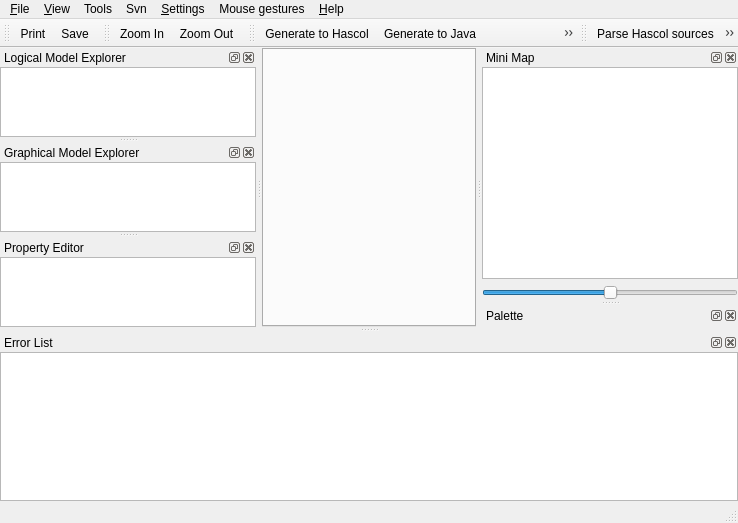
<?xml version="1.0" encoding="UTF-8"?>
<ui version="4.0">
 <class>MainWindowUi</class>
 <widget class="QMainWindow" name="MainWindowUi">
  <property name="geometry">
   <rect>
    <x>0</x>
    <y>0</y>
    <width>738</width>
    <height>523</height>
   </rect>
  </property>
  <property name="windowTitle">
   <string>QReal</string>
  </property>
  <property name="windowIcon">
   <iconset resource="../qrgui.qrc">
    <normaloff>:/icons/qreal.png</normaloff>:/icons/qreal.png</iconset>
  </property>
  <widget class="QWidget" name="centralwidget">
   <layout class="QGridLayout">
    <property name="margin">
     <number>0</number>
    </property>
    <property name="spacing">
     <number>0</number>
    </property>
    <item row="0" column="0">
     <widget class="QTabWidget" name="tabs"/>
    </item>
   </layout>
  </widget>
  <widget class="QMenuBar" name="menubar">
   <property name="geometry">
    <rect>
     <x>0</x>
     <y>0</y>
     <width>738</width>
     <height>21</height>
    </rect>
   </property>
   <widget class="QMenu" name="menu_File">
    <property name="title">
     <string>&amp;File</string>
    </property>
    <addaction name="actionOpen"/>
    <addaction name="actionSave"/>
    <addaction name="actionSave_as"/>
    <addaction name="save_metamodel"/>
    <addaction name="actionPrint"/>
    <addaction name="actionMakeSvg"/>
    <addaction name="separator"/>
    <addaction name="actionQuit"/>
   </widget>
   <widget class="QMenu" name="menu_View">
    <property name="title">
     <string>&amp;View</string>
    </property>
    <addaction name="actionZoom_In"/>
    <addaction name="actionZoom_Out"/>
    <addaction name="separator"/>
    <addaction name="actionAntialiasing"/>
    <addaction name="actionOpenGL_Renderer"/>
    <addaction name="actionShowSplash"/>
   </widget>
   <widget class="QMenu" name="menuHelp">
    <property name="title">
     <string>&amp;Help</string>
    </property>
    <addaction name="actionHelp"/>
    <addaction name="separator"/>
    <addaction name="actionAbout"/>
    <addaction name="actionAboutQt"/>
   </widget>
   <widget class="QMenu" name="menuSettings">
    <property name="title">
     <string>&amp;Settings</string>
    </property>
    <addaction name="actionPreferences"/>
    <addaction name="actionPlugins"/>
    <addaction name="actionShow_grid"/>
    <addaction name="actionShow_alignment"/>
    <addaction name="actionSwitch_on_grid"/>
    <addaction name="actionSwitch_on_alignment"/>
   </widget>
   <widget class="QMenu" name="menuMouse_gestures">
    <property name="title">
     <string>Mouse gestures</string>
    </property>
    <addaction name="actionShow"/>
   </widget>
   <widget class="QMenu" name="menuSvn">
    <property name="title">
     <string>Svn</string>
    </property>
    <addaction name="actionCommit"/>
    <addaction name="actionCheckout"/>
   </widget>
   <widget class="QMenu" name="menuTools">
    <property name="title">
     <string>Tools</string>
    </property>
    <addaction name="actionClear"/>
    <addaction name="actionExport_to_XMI"/>
    <addaction name="actionGenerate_to_Java"/>
    <addaction name="actionGenerate_to_Hascol"/>
    <addaction name="actionDebug"/>
    <addaction name="actionDebug_Single_step"/>
    <addaction name="actionShape_Edit"/>
    <addaction name="actionGenerate_Editor"/>
    <addaction name="actionParse_Editor_xml"/>
    <addaction name="separator"/>
    <addaction name="actionGenerate_Editor_qrmc"/>
   </widget>
   <addaction name="menu_File"/>
   <addaction name="menu_View"/>
   <addaction name="menuTools"/>
   <addaction name="menuSvn"/>
   <addaction name="menuSettings"/>
   <addaction name="menuMouse_gestures"/>
   <addaction name="menuHelp"/>
  </widget>
  <widget class="QStatusBar" name="statusbar"/>
  <widget class="QToolBar" name="fileToolbar">
   <property name="windowTitle">
    <string>File Toolbar</string>
   </property>
   <property name="orientation">
    <enum>Qt::Horizontal</enum>
   </property>
   <attribute name="toolBarArea">
    <enum>TopToolBarArea</enum>
   </attribute>
   <attribute name="toolBarBreak">
    <bool>false</bool>
   </attribute>
   <addaction name="actionPrint"/>
   <addaction name="actionSave"/>
  </widget>
  <widget class="QDockWidget" name="minimapDock">
   <property name="windowTitle">
    <string>Mini Map</string>
   </property>
   <attribute name="dockWidgetArea">
    <number>2</number>
   </attribute>
   <widget class="QWidget" name="minimapDockWidgetContents">
    <layout class="QVBoxLayout">
     <property name="spacing">
      <number>6</number>
     </property>
     <property name="margin">
      <number>0</number>
     </property>
     <item>
      <widget class="QGraphicsView" name="minimapView">
       <property name="dragMode">
        <enum>QGraphicsView::ScrollHandDrag</enum>
       </property>
      </widget>
     </item>
     <item>
      <widget class="QSlider" name="minimapZoomSlider">
       <property name="maximum">
        <number>50</number>
       </property>
       <property name="value">
        <number>25</number>
       </property>
       <property name="orientation">
        <enum>Qt::Horizontal</enum>
       </property>
      </widget>
     </item>
    </layout>
   </widget>
  </widget>
  <widget class="QDockWidget" name="paletteDock">
   <property name="windowTitle">
    <string>Palette</string>
   </property>
   <attribute name="dockWidgetArea">
    <number>2</number>
   </attribute>
   <widget class="QWidget" name="paletteDockWidgetContents">
    <layout class="QHBoxLayout">
     <property name="spacing">
      <number>6</number>
     </property>
     <property name="margin">
      <number>0</number>
     </property>
     <item>
      <widget class="qReal::gui::PaletteToolbox" name="paletteToolbox"/>
     </item>
    </layout>
   </widget>
  </widget>
  <widget class="QToolBar" name="viewToolbar">
   <property name="windowTitle">
    <string>View Toolbar</string>
   </property>
   <attribute name="toolBarArea">
    <enum>TopToolBarArea</enum>
   </attribute>
   <attribute name="toolBarBreak">
    <bool>false</bool>
   </attribute>
   <addaction name="actionZoom_In"/>
   <addaction name="actionZoom_Out"/>
  </widget>
  <widget class="QDockWidget" name="logicalModelDock">
   <property name="features">
    <set>QDockWidget::AllDockWidgetFeatures</set>
   </property>
   <property name="windowTitle">
    <string>Logical Model Explorer</string>
   </property>
   <attribute name="dockWidgetArea">
    <number>1</number>
   </attribute>
   <widget class="QWidget" name="logicalModelDockWidgetContents">
    <layout class="QVBoxLayout" name="verticalLayout">
     <item>
      <widget class="QTreeView" name="logicalModelExplorer">
       <property name="contextMenuPolicy">
        <enum>Qt::ActionsContextMenu</enum>
       </property>
       <property name="acceptDrops">
        <bool>true</bool>
       </property>
       <property name="dragEnabled">
        <bool>false</bool>
       </property>
       <property name="dragDropOverwriteMode">
        <bool>false</bool>
       </property>
       <property name="dragDropMode">
        <enum>QAbstractItemView::DragDrop</enum>
       </property>
       <property name="defaultDropAction">
        <enum>Qt::IgnoreAction</enum>
       </property>
      </widget>
     </item>
    </layout>
   </widget>
  </widget>
  <widget class="QToolBar" name="generatorsToolbar">
   <property name="windowTitle">
    <string>toolBar</string>
   </property>
   <attribute name="toolBarArea">
    <enum>TopToolBarArea</enum>
   </attribute>
   <attribute name="toolBarBreak">
    <bool>false</bool>
   </attribute>
   <addaction name="actionGenerate_to_Hascol"/>
   <addaction name="actionGenerate_to_Java"/>
   <addaction name="actionExport_to_XMI"/>
   <addaction name="actionShape_Edit"/>
  </widget>
  <widget class="QToolBar" name="parsersToolbar">
   <property name="windowTitle">
    <string>toolBar</string>
   </property>
   <attribute name="toolBarArea">
    <enum>TopToolBarArea</enum>
   </attribute>
   <attribute name="toolBarBreak">
    <bool>false</bool>
   </attribute>
   <addaction name="actionParse_Hascol_sources"/>
   <addaction name="actionParse_Java_Libraries"/>
  </widget>
  <widget class="QDockWidget" name="errorDock">
   <property name="sizePolicy">
    <sizepolicy hsizetype="Preferred" vsizetype="MinimumExpanding">
     <horstretch>0</horstretch>
     <verstretch>0</verstretch>
    </sizepolicy>
   </property>
   <property name="minimumSize">
    <size>
     <width>91</width>
     <height>113</height>
    </size>
   </property>
   <property name="maximumSize">
    <size>
     <width>524287</width>
     <height>524287</height>
    </size>
   </property>
   <property name="acceptDrops">
    <bool>false</bool>
   </property>
   <property name="autoFillBackground">
    <bool>false</bool>
   </property>
   <property name="windowTitle">
    <string>Error List</string>
   </property>
   <attribute name="dockWidgetArea">
    <number>8</number>
   </attribute>
   <widget class="QWidget" name="errorDockWidgetContents">
    <layout class="QHBoxLayout" name="horizontalLayout_2">
     <item>
      <widget class="ErrorListWidget" name="errorListWidget"/>
     </item>
    </layout>
   </widget>
  </widget>
  <widget class="QDockWidget" name="graphicalModelDock">
   <property name="windowTitle">
    <string>Graphical Model Explorer</string>
   </property>
   <attribute name="dockWidgetArea">
    <number>1</number>
   </attribute>
   <widget class="QWidget" name="graphicalModelDockWidgetContents">
    <layout class="QHBoxLayout" name="horizontalLayout">
     <item>
      <widget class="QTreeView" name="graphicalModelExplorer">
       <property name="contextMenuPolicy">
        <enum>Qt::ActionsContextMenu</enum>
       </property>
       <property name="acceptDrops">
        <bool>true</bool>
       </property>
      </widget>
     </item>
    </layout>
   </widget>
  </widget>
  <widget class="QDockWidget" name="propertyDock">
   <property name="windowTitle">
    <string>Property Editor</string>
   </property>
   <attribute name="dockWidgetArea">
    <number>1</number>
   </attribute>
   <widget class="QWidget" name="propertyDockWidgetContents">
    <layout class="QVBoxLayout">
     <property name="spacing">
      <number>6</number>
     </property>
     <property name="margin">
      <number>0</number>
     </property>
     <item>
      <widget class="QTableView" name="propertyEditor">
       <property name="maximumSize">
        <size>
         <width>16777214</width>
         <height>16777215</height>
        </size>
       </property>
       <property name="alternatingRowColors">
        <bool>true</bool>
       </property>
       <property name="showGrid">
        <bool>false</bool>
       </property>
      </widget>
     </item>
    </layout>
   </widget>
  </widget>
  <action name="actionQuit">
   <property name="checkable">
    <bool>false</bool>
   </property>
   <property name="text">
    <string>&amp;Quit</string>
   </property>
  </action>
  <action name="actionConnect">
   <property name="icon">
    <iconset>
     <normaloff>:/icons/database_connected.png</normaloff>:/icons/database_connected.png</iconset>
   </property>
   <property name="text">
    <string>&amp;Connect</string>
   </property>
  </action>
  <action name="actionZoom_In">
   <property name="icon">
    <iconset resource="../qrgui.qrc">
     <normaloff>:/icons/zoomin.png</normaloff>:/icons/zoomin.png</iconset>
   </property>
   <property name="text">
    <string>Zoom In</string>
   </property>
  </action>
  <action name="actionZoom_Out">
   <property name="icon">
    <iconset resource="../qrgui.qrc">
     <normaloff>:/icons/zoomout.png</normaloff>:/icons/zoomout.png</iconset>
   </property>
   <property name="text">
    <string>Zoom Out</string>
   </property>
  </action>
  <action name="actionAntialiasing">
   <property name="checkable">
    <bool>true</bool>
   </property>
   <property name="checked">
    <bool>true</bool>
   </property>
   <property name="text">
    <string>Antialiasing</string>
   </property>
  </action>
  <action name="actionOpenGL_Renderer">
   <property name="checkable">
    <bool>true</bool>
   </property>
   <property name="text">
    <string>OpenGL Renderer</string>
   </property>
  </action>
  <action name="actionPrint">
   <property name="icon">
    <iconset resource="../qrgui.qrc">
     <normaloff>:/icons/print.png</normaloff>:/icons/print.png</iconset>
   </property>
   <property name="text">
    <string>Print</string>
   </property>
  </action>
  <action name="actionMakeSvg">
   <property name="text">
    <string>Export to SVG</string>
   </property>
  </action>
  <action name="actionDisconnect">
   <property name="icon">
    <iconset>
     <normaloff>:/icons/database_disconnect.png</normaloff>:/icons/database_disconnect.png</iconset>
   </property>
   <property name="text">
    <string>&amp;Disconnect</string>
   </property>
  </action>
  <action name="actionBeginTransaction">
   <property name="enabled">
    <bool>false</bool>
   </property>
   <property name="icon">
    <iconset>
     <normaloff>:/icons/database_connect.png</normaloff>:/icons/database_connect.png</iconset>
   </property>
   <property name="text">
    <string>Begin Transaction</string>
   </property>
  </action>
  <action name="actionCommitTransaction">
   <property name="enabled">
    <bool>false</bool>
   </property>
   <property name="icon">
    <iconset>
     <normaloff>:/icons/database_commit.png</normaloff>:/icons/database_commit.png</iconset>
   </property>
   <property name="text">
    <string>Commit Transaction</string>
   </property>
  </action>
  <action name="actionRollbackTransaction">
   <property name="enabled">
    <bool>false</bool>
   </property>
   <property name="icon">
    <iconset>
     <normaloff>:/icons/database_revert.png</normaloff>:/icons/database_revert.png</iconset>
   </property>
   <property name="text">
    <string>Rollback Transaction</string>
   </property>
  </action>
  <action name="actionDeleteFromDiagram">
   <property name="text">
    <string>Delete</string>
   </property>
   <property name="shortcut">
    <string>Del</string>
   </property>
   <property name="shortcutContext">
    <enum>Qt::WidgetShortcut</enum>
   </property>
  </action>
  <action name="openNewTab">
   <property name="text">
    <string>Open in new tab</string>
   </property>
  </action>
  <action name="actionHelp">
   <property name="text">
    <string>Small Help</string>
   </property>
  </action>
  <action name="actionAbout">
   <property name="text">
    <string>About...</string>
   </property>
  </action>
  <action name="actionAboutQt">
   <property name="text">
    <string>About Qt...</string>
   </property>
  </action>
  <action name="actionPlugins">
   <property name="checkable">
    <bool>false</bool>
   </property>
   <property name="text">
    <string>Plugins...</string>
   </property>
  </action>
  <action name="actionShowSplash">
   <property name="checkable">
    <bool>true</bool>
   </property>
   <property name="checked">
    <bool>true</bool>
   </property>
   <property name="text">
    <string>Show splashscreen</string>
   </property>
  </action>
  <action name="actionClear">
   <property name="icon">
    <iconset resource="../qrgui.qrc">
     <normaloff>:/icons/clear.png</normaloff>:/icons/clear.png</iconset>
   </property>
   <property name="text">
    <string>Exterminatus</string>
   </property>
  </action>
  <action name="actionExport_to_XMI">
   <property name="text">
    <string>Export to XMI</string>
   </property>
  </action>
  <action name="actionGenerate_to_Java">
   <property name="text">
    <string>Generate to Java</string>
   </property>
  </action>
  <action name="actionSave">
   <property name="text">
    <string>Save</string>
   </property>
  </action>
  <action name="actionGenerate_editor">
   <property name="text">
    <string>Generate editor</string>
   </property>
  </action>
  <action name="actionGenerate_to_Hascol">
   <property name="text">
    <string>Generate to Hascol</string>
   </property>
  </action>
  <action name="actionSave_as">
   <property name="text">
    <string>Save as...</string>
   </property>
  </action>
  <action name="actionOpen">
   <property name="text">
    <string>Open...</string>
   </property>
  </action>
  <action name="actionParse_Hascol_sources">
   <property name="text">
    <string>Parse Hascol sources</string>
   </property>
   <property name="toolTip">
    <string>Build diagrams from existing Hascol sources</string>
   </property>
  </action>
  <action name="actionParse_Java_Libraries">
   <property name="text">
    <string>Parse Java Libraries</string>
   </property>
   <property name="toolTip">
    <string>Parse Java Libraries</string>
   </property>
  </action>
  <action name="actionShow_grid">
   <property name="checkable">
    <bool>true</bool>
   </property>
   <property name="checked">
    <bool>true</bool>
   </property>
   <property name="text">
    <string>Show grid</string>
   </property>
  </action>
  <action name="actionShape_Edit">
   <property name="text">
    <string>Shape Editor</string>
   </property>
  </action>
  <action name="actionGenerate_Editor">
   <property name="text">
    <string>Generate Editor</string>
   </property>
  </action>
  <action name="actionParse_Editor_xml">
   <property name="text">
    <string>Parse Editor xml</string>
   </property>
  </action>
  <action name="actionSwitch_on_grid">
   <property name="checkable">
    <bool>true</bool>
   </property>
   <property name="text">
    <string>Switch on grid</string>
   </property>
  </action>
  <action name="actionCommit">
   <property name="text">
    <string>Commit</string>
   </property>
  </action>
  <action name="actionShow">
   <property name="text">
    <string>Show</string>
   </property>
  </action>
  <action name="actionPreferences">
   <property name="text">
    <string>Preferences...</string>
   </property>
  </action>
  <action name="actionCheckout">
   <property name="text">
    <string>Checkout...</string>
   </property>
  </action>
  <action name="actionGenerate_Editor_qrmc">
   <property name="text">
    <string>Generate Editor (qrmc)</string>
   </property>
  </action>
  <action name="actionSwitch_on_alignment">
   <property name="checkable">
    <bool>true</bool>
   </property>
   <property name="checked">
    <bool>true</bool>
   </property>
   <property name="text">
    <string>Switch on alignment</string>
   </property>
  </action>
  <action name="actionShow_alignment">
   <property name="checkable">
    <bool>true</bool>
   </property>
   <property name="checked">
    <bool>true</bool>
   </property>
   <property name="text">
    <string>Show alignment</string>
   </property>
  </action>
  <action name="actionDebug">
   <property name="text">
    <string>Debug</string>
   </property>
   <property name="shortcut">
    <string>F9</string>
   </property>
  </action>
  <action name="actionDebug_Single_step">
   <property name="text">
    <string>Debug (Single step)</string>
   </property>
   <property name="shortcut">
    <string>F10</string>
   </property>
  </action>
  <action name="save_metamodel">
   <property name="text">
    <string>Save metamodel</string>
   </property>
  </action>
 </widget>
 <layoutdefault spacing="0" margin="0"/>
 <customwidgets>
  <customwidget>
   <class>qReal::gui::PaletteToolbox</class>
   <extends>QToolBox</extends>
   <header>paletteToolbox.h</header>
   <container>1</container>
  </customwidget>
  <customwidget>
   <class>ErrorListWidget</class>
   <extends>QListWidget</extends>
   <header>errorlistwidget.h</header>
  </customwidget>
 </customwidgets>
 <resources>
  <include location="../qrgui.qrc"/>
 </resources>
 <connections/>
</ui>
